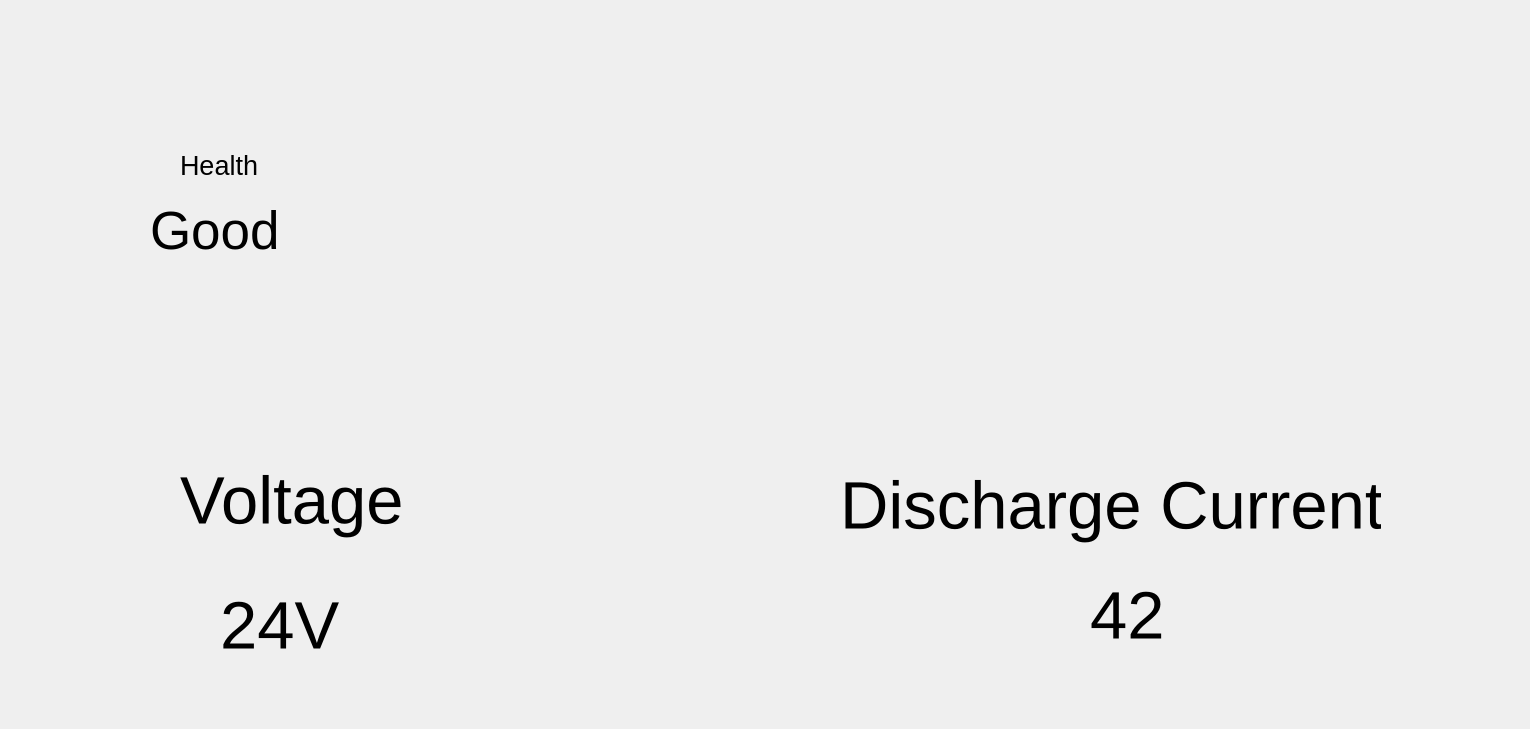
    <widget class="QWidget" name="page_6">
     <widget class="QLabel" name="label_6">
      <property name="geometry">
       <rect>
        <x>30</x>
        <y>0</y>
        <width>1491</width>
        <height>720</height>
       </rect>
      </property>
      <property name="text">
       <string/>
      </property>
      <property name="pixmap">
       <pixmap>../panel_8.png</pixmap>
      </property>
      <property name="scaledContents">
       <bool>true</bool>
      </property>
     </widget>
     <widget class="QLabel" name="disc_current_txt">
      <property name="geometry">
       <rect>
        <x>840</x>
        <y>450</y>
        <width>541</width>
        <height>111</height>
       </rect>
      </property>
      <property name="font">
       <font>
        <pointsize>50</pointsize>
       </font>
      </property>
      <property name="text">
       <string>Discharge Current</string>
      </property>
     </widget>
     <widget class="QLabel" name="health_txt">
      <property name="geometry">
       <rect>
        <x>180</x>
        <y>140</y>
        <width>91</width>
        <height>51</height>
       </rect>
      </property>
      <property name="font">
       <font>
        <pointsize>20</pointsize>
       </font>
      </property>
      <property name="text">
       <string>Health</string>
      </property>
     </widget>
     <widget class="QLabel" name="label_21">
      <property name="geometry">
       <rect>
        <x>690</x>
        <y>190</y>
        <width>181</width>
        <height>61</height>
       </rect>
      </property>
      <property name="text">
       <string/>
      </property>
      <property name="pixmap">
       <pixmap>../index.jpeg</pixmap>
      </property>
     </widget>
     <widget class="QLabel" name="label_23">
      <property name="geometry">
       <rect>
        <x>660</x>
        <y>330</y>
        <width>221</width>
        <height>31</height>
       </rect>
      </property>
      <property name="text">
       <string/>
      </property>
      <property name="pixmap">
       <pixmap>../index.jpeg</pixmap>
      </property>
     </widget>
     <widget class="QLabel" name="duration">
      <property name="geometry">
       <rect>
        <x>700</x>
        <y>315</y>
        <width>181</width>
        <height>61</height>
       </rect>
      </property>
      <property name="font">
       <font>
        <pointsize>20</pointsize>
       </font>
      </property>
      <property name="text">
       <string/>
      </property>
      <property name="pixmap">
       <pixmap>../index.jpeg</pixmap>
      </property>
     </widget>
     <widget class="QLabel" name="health">
      <property name="geometry">
       <rect>
        <x>150</x>
        <y>200</y>
        <width>181</width>
        <height>61</height>
       </rect>
      </property>
      <property name="font">
       <font>
        <pointsize>40</pointsize>
       </font>
      </property>
      <property name="text">
       <string>Good</string>
      </property>
     </widget>
     <widget class="QLabel" name="disc_current">
      <property name="geometry">
       <rect>
        <x>1090</x>
        <y>580</y>
        <width>171</width>
        <height>71</height>
       </rect>
      </property>
      <property name="font">
       <font>
        <pointsize>50</pointsize>
       </font>
      </property>
      <property name="text">
       <string>42</string>
      </property>
     </widget>
     <widget class="QLabel" name="voltage_text">
      <property name="geometry">
       <rect>
        <x>180</x>
        <y>450</y>
        <width>341</width>
        <height>101</height>
       </rect>
      </property>
      <property name="font">
       <font>
        <pointsize>50</pointsize>
       </font>
      </property>
      <property name="text">
       <string>Voltage</string>
      </property>
     </widget>
     <widget class="QLabel" name="voltage">
      <property name="geometry">
       <rect>
        <x>220</x>
        <y>590</y>
        <width>181</width>
        <height>71</height>
       </rect>
      </property>
      <property name="font">
       <font>
        <pointsize>50</pointsize>
       </font>
      </property>
      <property name="text">
       <string>24V</string>
      </property>
     </widget>
     <widget class="QLabel" name="label_3">
      <property name="geometry">
       <rect>
        <x>600</x>
        <y>130</y>
        <width>371</width>
        <height>191</height>
       </rect>
      </property>
      <property name="text">
       <string/>
      </property>
      <property name="pixmap">
       <pixmap>../index.jpeg</pixmap>
      </property>
      <property name="scaledContents">
       <bool>true</bool>
      </property>
     </widget>
     <widget class="QLabel" name="batt_1">
      <property name="geometry">
       <rect>
        <x>600</x>
        <y>130</y>
        <width>31</width>
        <height>191</height>
       </rect>
      </property>
      <property name="text">
       <string/>
      </property>
      <property name="pixmap">
       <pixmap>../merahmuda.jpg</pixmap>
      </property>
      <property name="scaledContents">
       <bool>true</bool>
      </property>
     </widget>
     <widget class="QLabel" name="batt_2">
      <property name="geometry">
       <rect>
        <x>640</x>
        <y>130</y>
        <width>31</width>
        <height>191</height>
       </rect>
      </property>
      <property name="text">
       <string/>
      </property>
      <property name="pixmap">
       <pixmap>../merahmuda.jpg</pixmap>
      </property>
      <property name="scaledContents">
       <bool>true</bool>
      </property>
     </widget>
     <widget class="QLabel" name="batt_3">
      <property name="geometry">
       <rect>
        <x>680</x>
        <y>130</y>
        <width>31</width>
        <height>191</height>
       </rect>
      </property>
      <property name="text">
       <string/>
      </property>
      <property name="pixmap">
       <pixmap>../merahmuda.jpg</pixmap>
      </property>
      <property name="scaledContents">
       <bool>true</bool>
      </property>
     </widget>
     <widget class="QLabel" name="batt_4">
      <property name="geometry">
       <rect>
        <x>720</x>
        <y>130</y>
        <width>31</width>
        <height>191</height>
       </rect>
      </property>
      <property name="text">
       <string/>
      </property>
      <property name="pixmap">
       <pixmap>../merahmuda.jpg</pixmap>
      </property>
      <property name="scaledContents">
       <bool>true</bool>
      </property>
     </widget>
     <widget class="QLabel" name="batt_5">
      <property name="geometry">
       <rect>
        <x>760</x>
        <y>130</y>
        <width>31</width>
        <height>191</height>
       </rect>
      </property>
      <property name="text">
       <string/>
      </property>
      <property name="pixmap">
       <pixmap>../merahmuda.jpg</pixmap>
      </property>
      <property name="scaledContents">
       <bool>true</bool>
      </property>
     </widget>
     <widget class="QLabel" name="batt_6">
      <property name="geometry">
       <rect>
        <x>800</x>
        <y>130</y>
        <width>31</width>
        <height>191</height>
       </rect>
      </property>
      <property name="text">
       <string/>
      </property>
      <property name="pixmap">
       <pixmap>../merahmuda.jpg</pixmap>
      </property>
      <property name="scaledContents">
       <bool>true</bool>
      </property>
     </widget>
     <widget class="QLabel" name="batt_7">
      <property name="geometry">
       <rect>
        <x>840</x>
        <y>130</y>
        <width>31</width>
        <height>191</height>
       </rect>
      </property>
      <property name="text">
       <string/>
      </property>
      <property name="pixmap">
       <pixmap>../merahmuda.jpg</pixmap>
      </property>
      <property name="scaledContents">
       <bool>true</bool>
      </property>
     </widget>
     <widget class="QLabel" name="batt_8">
      <property name="geometry">
       <rect>
        <x>880</x>
        <y>130</y>
        <width>31</width>
        <height>191</height>
       </rect>
      </property>
      <property name="text">
       <string/>
      </property>
      <property name="pixmap">
       <pixmap>../merahmuda.jpg</pixmap>
      </property>
      <property name="scaledContents">
       <bool>true</bool>
      </property>
     </widget>
     <widget class="QLabel" name="batt_9">
      <property name="geometry">
       <rect>
        <x>920</x>
        <y>130</y>
        <width>31</width>
        <height>191</height>
       </rect>
      </property>
      <property name="text">
       <string/>
      </property>
      <property name="pixmap">
       <pixmap>../merahmuda.jpg</pixmap>
      </property>
      <property name="scaledContents">
       <bool>true</bool>
      </property>
     </widget>
     <widget class="QLabel" name="batt_cap">
      <property name="geometry">
       <rect>
        <x>690</x>
        <y>190</y>
        <width>181</width>
        <height>61</height>
       </rect>
      </property>
      <property name="font">
       <font>
        <pointsize>50</pointsize>
       </font>
      </property>
      <property name="text">
       <string/>
      </property>
      <property name="pixmap">
       <pixmap>../index.jpeg</pixmap>
      </property>
     </widget>
    </widget>
